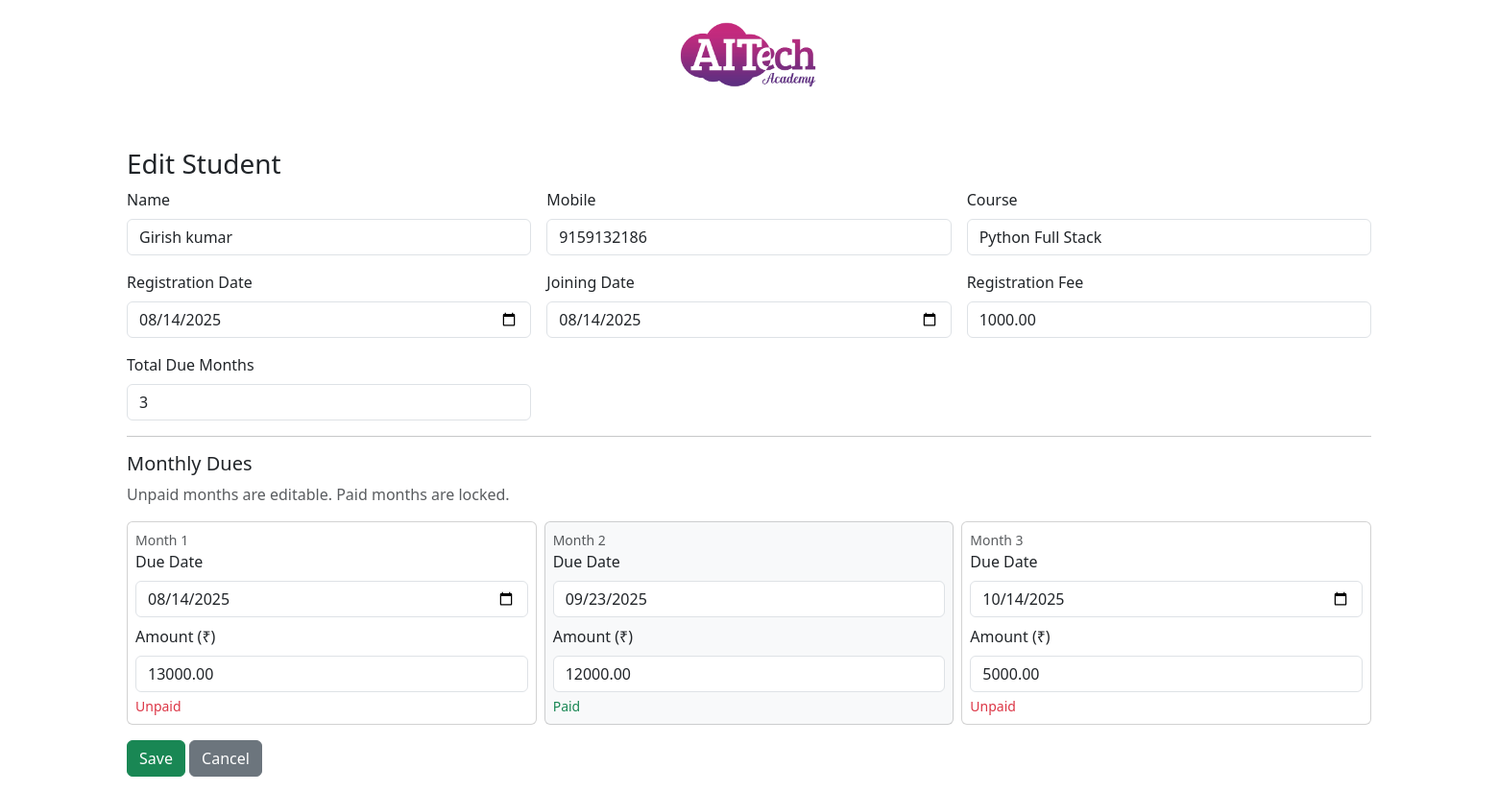
Page /edit/1/ on the committed database.
### fees/models.py (models this page shows, shortened)
class Student(models.Model):
    name = models.CharField(max_length=200)
    mobile = models.CharField(max_length=20)
    course = models.CharField(max_length=200)
    registration_date = models.DateField()
    joining_date = models.DateField()
    registration_fee = models.DecimalField(max_digits=10, decimal_places=2, default=0)
    registration_fee_paid = models.BooleanField(default=False)
    total_due_months = models.IntegerField(default=0)

class StudentDue(models.Model):
    student = models.ForeignKey(Student, on_delete=models.CASCADE, related_name='dues')
    due_date = models.DateField()
    amount = models.DecimalField(max_digits=10, decimal_places=2, default=0)
    paid = models.BooleanField(default=False)

### fees/views.py (the view)
# urls.py: path('edit/<int:pk>/', views.student_edit, name='student_edit'),
def student_edit(request, pk):
    s = get_object_or_404(Student, pk=pk)
    if request.method == 'POST':
        s.name = request.POST.get('name', s.name)
        s.mobile = request.POST.get('mobile', s.mobile)
        s.course = request.POST.get('course', s.course)
        reg_date_str = request.POST.get('registration_date')
        if reg_date_str:
            s.registration_date = datetime.strptime(reg_date_str, '%Y-%m-%d').date()
        join_date_str = request.POST.get('joining_date')
        if join_date_str:
            s.joining_date = datetime.strptime(join_date_str, '%Y-%m-%d').date()
        s.registration_fee = request.POST.get('registration_fee', s.registration_fee)
        try:
            s.total_due_months = int(request.POST.get('total_due_months', s.total_due_months))
        except:
            pass
        s.save()
        update_dues_safely(s, request.POST)
        return redirect('fees:student_list')
    else:
        dues = list(s.dues.all().order_by('due_date'))
        return render(request, 'fees/student_edit.html', {
            'student': s,
            'dues': dues,
            'total_due_months': s.total_due_months
        })

### templates/fees/student_edit.html (shortened to what this page needs)
{% extends "base.html" %}
{% block content %}
<h3>Edit Student</h3>
<form method="post" id="studentForm">
  <div class="row g-3">
    <div class="col-md-4">
      <label class="form-label">Name</label>
      <input type="text" name="name" value="{{ student.name }}" class="form-control">
    </div>
    <div class="col-md-4">
      <label class="form-label">Mobile</label>
      <input type="text" name="mobile" value="{{ student.mobile }}" class="form-control">
    </div>
    <div class="col-md-4">
      <label class="form-label">Course</label>
      <input type="text" name="course" value="{{ student.course }}" class="form-control">
    </div>
    <div class="col-md-4">
      <label class="form-label">Registration Date</label>
      <input type="date" name="registration_date" value="{{ student.registration_date|date:'Y-m-d' }}" class="form-control">
    </div>
    <div class="col-md-4">
      <label class="form-label">Joining Date</label>
      <input type="date" name="joining_date" value="{{ student.joining_date|date:'Y-m-d' }}" class="form-control">
    </div>
    <div class="col-md-4">
      <label class="form-label">Registration Fee</label>
      <input type="number" step="0.01" name="registration_fee" value="{{ student.registration_fee }}" class="form-control">
    </div>
    <div class="col-md-4">
      <label class="form-label">Total Due Months</label>
      <input type="number" name="total_due_months" id="id_total_due_months" value="{{ total_due_months }}" class="form-control">
    </div>
  </div>
  <hr>
  <h5>Monthly Dues</h5>
  <p class="text-muted">Unpaid months are editable. Paid months are locked.</p>
  <div id="duesContainer" class="row g-2">
    {% for d in dues %}
    <div class="col-md-4">
      <div class="card p-2 {% if d.paid %}bg-light{% endif %}">
        <div class="small text-muted">Month {{ forloop.counter }}</div>
        <label class="form-label">Due Date</label>
        <input type="date" name="due_date_{{ forloop.counter0 }}" value="{{ d.due_date|date:'Y-m-d' }}" class="form-control" {% if d.paid %}readonly{% endif %}>
        <label class="form-label mt-2">Amount (₹)</label>
        <input type="number" step="0.01" name="due_amount_{{ forloop.counter0 }}" value="{{ d.amount }}" class="form-control" {% if d.paid %}readonly{% endif %}>
        {% if d.paid %}<div class="small mt-1 text-success">Paid</div>{% else %}<div class="small mt-1 text-danger">Unpaid</div>{% endif %}
      </div>
    </div>
    {% endfor %}
  </div>
  <div class="mt-3">
    <button type="submit" class="btn btn-success">Save</button>
    <a href="/" class="btn btn-secondary">Cancel</a>
  </div>
</form>
{% endblock %}

### templates/base.html (style rules this page uses)
body { width: 100%; overflow-x: hidden; }

### rows in the picture
Student: name "Girish kumar", mobile "9159132186", course "Python Full Stack", registration_date "08/14/2025", joining_date "08/14/2025", registration_fee "1000.00"
StudentDue: due_date "08/14/2025", amount "13000.00", paid "Unpaid"
StudentDue: due_date "09/23/2025", amount "12000.00", paid "Paid"
StudentDue: due_date "10/14/2025", amount "5000.00", paid "Unpaid"
